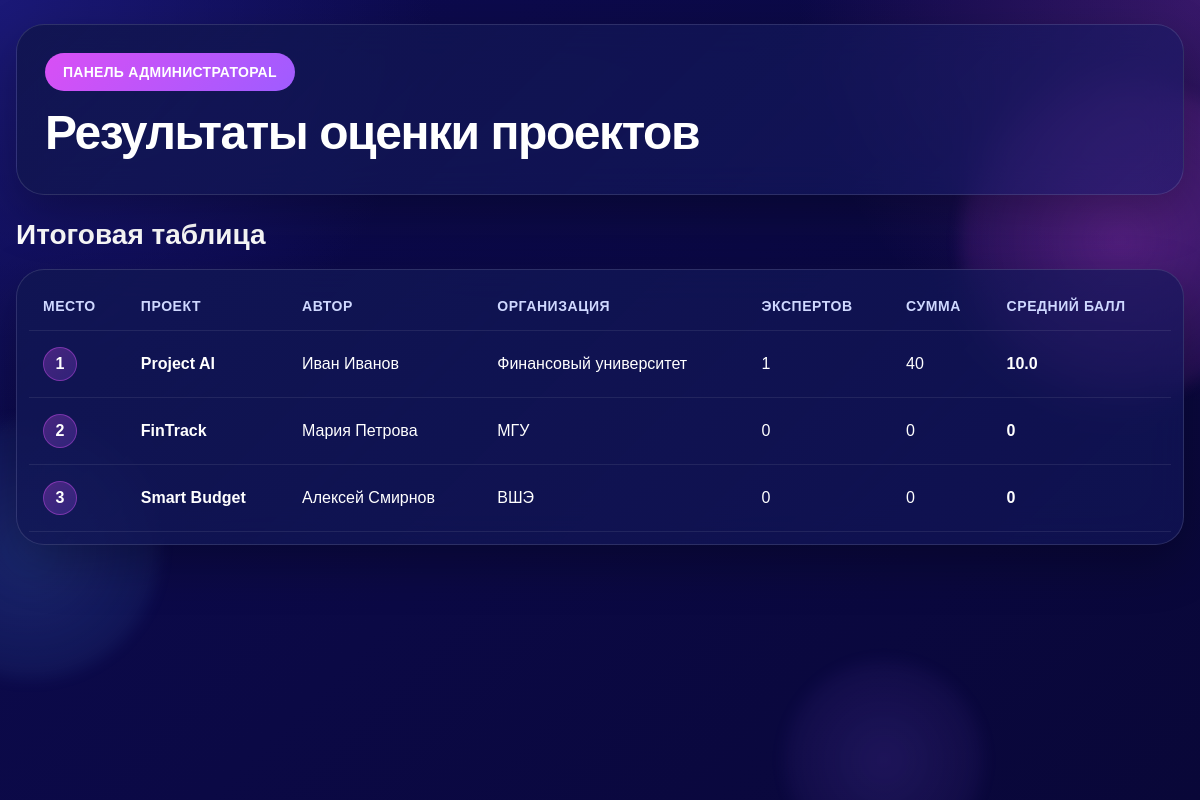
Screenshot of /admin (signed in) with the database file from the repository.
### app/models/project.py (models this page shows)
class Project(Base):
    __tablename__ = "projects"
    id: Mapped[int] = mapped_column(primary_key=True, index=True)
    title: Mapped[str] = mapped_column(String(255), nullable=False)
    author_full_name: Mapped[str] = mapped_column(String(255), nullable=False)
    organization: Mapped[str] = mapped_column(String(255), nullable=False)
    description: Mapped[str | None] = mapped_column(Text, nullable=True)
    additional_info: Mapped[str | None] = mapped_column(Text, nullable=True)
    card_image: Mapped[str | None] = mapped_column(String(255), nullable=True)
    author_image: Mapped[str | None] = mapped_column(String(255), nullable=True)
    sort_order: Mapped[int] = mapped_column(Integer, default=0, nullable=False)
    is_active: Mapped[bool] = mapped_column(Boolean, default=True, nullable=False)
    scores = relationship("Score", back_populates="project", cascade="all, delete-orphan")

### app/routers/admin.py (the view)
@router.get("/admin", response_class=HTMLResponse)
def admin_dashboard(request: Request, db: Session = Depends(get_db)):
    user = require_admin(request, db)
    if not isinstance(user, Expert):
        return user
    projects = (
        db.query(Project)
        .filter(Project.is_active == True)
        .order_by(Project.sort_order.asc(), Project.id.asc())
        .all()
    )
    scores = db.query(Score).all()
    project_scores_map = defaultdict(list)
    project_experts_map = defaultdict(set)
    for score in scores:
        project_scores_map[score.project_id].append(score.value)
        project_experts_map[score.project_id].add(score.expert_id)
    results = []
    for project in projects:
        values = project_scores_map.get(project.id, [])
        experts_count = len(project_experts_map.get(project.id, set()))
        total_score = sum(values)
        average_score = round(total_score / len(values), 2) if values else 0
        results.append(
            {
                "project_id": project.id,
                "title": project.title,
                "author_full_name": project.author_full_name,
                "organization": project.organization,
                "experts_count": experts_count,
                "total_score": total_score,
                "average_score": average_score,
            }
        )
    results.sort(
        key=lambda item: (item["average_score"], item["total_score"]),
        reverse=True,
    )
    for index, item in enumerate(results, start=1):
        item["rank"] = index
    return templates.TemplateResponse(
        "admin/dashboard.html",
        {
            "request": request,
            "user": user,
            "results": results,
        },
    )

### app/templates/admin/dashboard.html (shortened to what this page needs)
{% extends "base.html" %}
{% block content %}
<div class="screen">
    <header class="hero-panel">
        <div class="hero-left">
            <div class="forum-mark">ПАНЕЛЬ АДМИНИСТРАТОРАL</div>
            <h1 class="hero-title">Результаты оценки проектов</h1>
        </div>
    </header>
    <section class="section-head">
        <h2 class="section-title">Итоговая таблица</h2>
    </section>
    <div class="glass-panel admin-table-wrap">
        <table class="admin-table">
            <thead>
                <tr>
                    <th>Место</th>
                    <th>Проект</th>
                    <th>Автор</th>
                    <th>Организация</th>
                    <th>Экспертов</th>
                    <th>Сумма</th>
                    <th>Средний балл</th>
                </tr>
            </thead>
            <tbody>
                {% for item in results %}
                    <tr>
                        <td>
                            <span class="rank-badge">{{ item.rank }}</span>
                        </td>
                        <td>
                            <a href="/admin/projects/{{ item.project_id }}" class="admin-project-link">
                                {{ item.title }}
                            </a>
                        </td>
                        <td>{{ item.author_full_name }}</td>
                        <td>{{ item.organization }}</td>
                        <td>{{ item.experts_count }}</td>
                        <td>{{ item.total_score }}</td>
                        <td><strong>{{ item.average_score }}</strong></td>
                    </tr>
                {% else %}
                    <tr>
                        <td colspan="7" class="admin-empty">
                            Пока нет данных для отображения
                        </td>
                    </tr>
                {% endfor %}
            </tbody>
        </table>
    </div>
</div>
{% endblock %}

### app/static/css/styles.css (style rules this page uses)
:root { --bg-main: #0d0b52; --bg-deep: #090738; --panel: rgba(18, 22, 84, 0.62); --panel-strong: rgba(16, 20, 72, 0.82); --border: rgba(255, 255, 255, 0.12); --text-main: #ffffff; --text-soft: #cfd8ff; --text-muted: #9faadf; --accent: linear-gradient(135deg, #d94ff5 0%, #9f5cff 100%); --accent-solid: #c355ef; --success-bg: rgba(34, 197, 94, 0.18); --success-text: #dcfce7; --error-bg: rgba(239, 68, 68, 0.18); --error-text: #fee2e2; --shadow: 0 18px 50px rgba(0, 0, 0, 0.28); --radius-xl: 28px; --radius-lg: 22px; --radius-md: 16px; }
* { box-sizing: border-box; }
html, body { margin: 0; padding: 0; min-height: 100%; font-family: Arial, sans-serif; color: var(--text-main); background: radial-gradient(circle at top left, #1b1977 0%, transparent 30%), radial-gradient(circle at right top, rgba(217, 79, 245, 0.22) 0%, transparent 28%), linear-gradient(135deg, var(--bg-main) 0%, var(--bg-deep) 100%); }
body { min-height: 100vh; }
a { color: inherit; }
.screen { position: relative; z-index: 1; width: min(1400px, calc(100% - 32px)); margin: 0 auto; padding: 24px 0 40px; }
.hero-panel, .glass-panel, .login-card, .project-card, .score-card, .detail-card { backdrop-filter: blur(18px); -webkit-backdrop-filter: blur(18px); }
.hero-panel { display: flex; justify-content: space-between; align-items: flex-start; gap: 24px; padding: 28px; border-radius: var(--radius-xl); background: linear-gradient(135deg, rgba(16, 21, 76, 0.84), rgba(24, 28, 106, 0.52)); border: 1px solid var(--border); box-shadow: var(--shadow); margin-bottom: 24px; }
.hero-left { max-width: 800px; }
.forum-mark { display: inline-flex; align-items: center; min-height: 38px; padding: 0 18px; border-radius: 999px; background: var(--accent); color: #fff; font-size: 14px; font-weight: 700; letter-spacing: 0.02em; margin-bottom: 18px; }
.hero-title, .project-page-title { margin: 0 0 10px; font-size: clamp(32px, 4vw, 54px); line-height: 0.98; font-weight: 800; letter-spacing: -0.03em; }
.section-head { display: flex; justify-content: space-between; gap: 18px; align-items: end; margin-bottom: 18px; }
.section-title, .score-title { margin: 0; font-size: 28px; font-weight: 800; }
.glass-panel { background: linear-gradient(135deg, rgba(17, 22, 82, 0.84), rgba(19, 24, 92, 0.6)); border: 1px solid var(--border); border-radius: var(--radius-xl); box-shadow: var(--shadow); }
.admin-table-wrap { overflow-x: auto; padding: 12px; }
.admin-table { width: 100%; border-collapse: collapse; min-width: 920px; }
.admin-table th, .admin-table td { padding: 16px 14px; text-align: left; border-bottom: 1px solid rgba(255, 255, 255, 0.08); color: var(--text-main); }
.admin-table th { color: var(--text-soft); font-size: 14px; font-weight: 800; text-transform: uppercase; letter-spacing: 0.04em; }
.rank-badge { display: inline-flex; min-width: 34px; height: 34px; padding: 0 10px; align-items: center; justify-content: center; border-radius: 999px; background: linear-gradient(135deg, rgba(217, 79, 245, 0.28), rgba(159, 92, 255, 0.22)); border: 1px solid rgba(217, 79, 245, 0.4); font-weight: 800; }
.admin-project-link { color: #ffffff; text-decoration: none; font-weight: 700; }

### rows the page displays
Project: rank "1", title "Project AI", author_full_name "Иван Иванов", organization "Финансовый университет", experts_count "1", total_score "40", average_score "10.0"
Project: rank "2", title "FinTrack", author_full_name "Мария Петрова", organization "МГУ", experts_count "0", total_score "0", average_score "0"
Project: rank "3", title "Smart Budget", author_full_name "Алексей Смирнов", organization "ВШЭ", experts_count "0", total_score "0", average_score "0"
